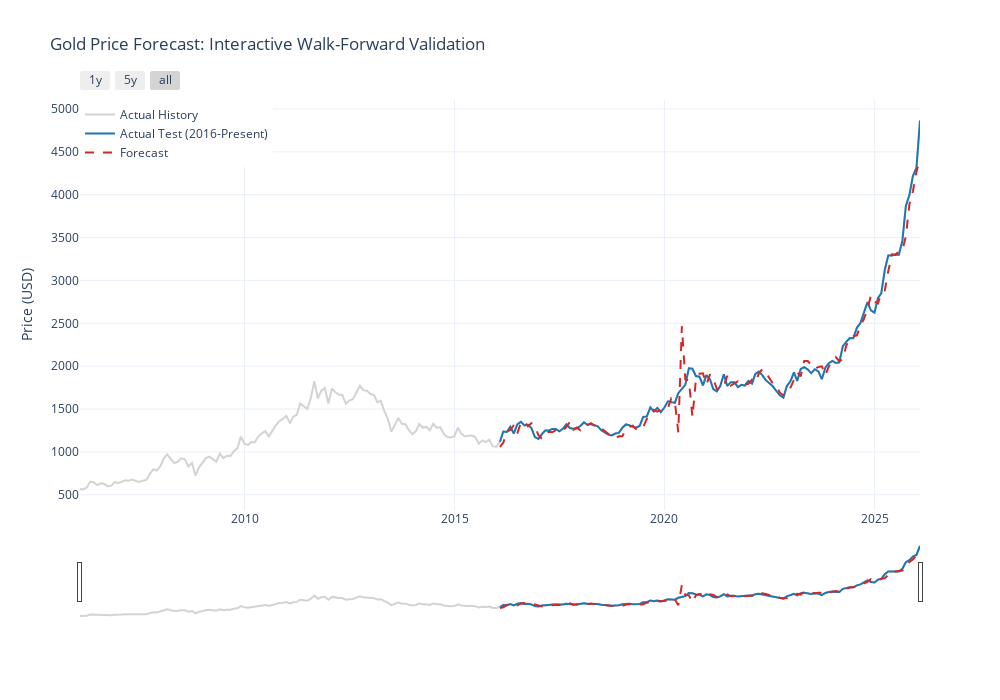

Notebook source saved alongside this figure:
### Code cell
fig = go.Figure()

fig.add_trace(go.Scatter(
    x=df_ardl.index, 
    y=np.exp(df_ardl[y_col]),
    mode='lines',
    name='Actual History',
    line=dict(color='lightgray')
))

fig.add_trace(go.Scatter(
    x=test_data.index, 
    y=actual_price,
    mode='lines',
    name='Actual Test (2016-Present)',
    line=dict(color='#1f77b4', width=2)
))

fig.add_trace(go.Scatter(
    x=test_data.index, 
    y=pred_price,
    mode='lines',
    name='Forecast',
    line=dict(color='#d62728', width=2, dash='dash')
))

fig.update_layout(
    width=1000,
    height=700,
    autosize=False,
    title='Gold Price Forecast: Interactive Walk-Forward Validation',
    yaxis_title='Price (USD)',
    xaxis=dict(
        rangeselector=dict(
            buttons=list([
                dict(count=1, label="1y", step="year", stepmode="backward"),
                dict(count=5, label="5y", step="year", stepmode="backward"),
                dict(step="all")
            ])
        ),
        rangeslider=dict(visible=True),
        type="date"
    ),
    template="plotly_white",
    legend=dict(x=0, y=1)
)

fig.show()
